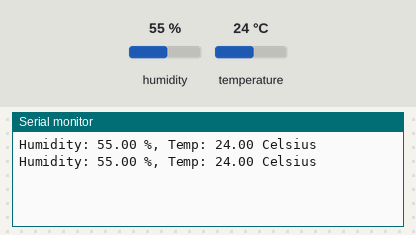
Simulated run of this sketch. Board: ESP8266 (NodeMCU). On the bench: the last lines printed to the serial monitor. Inputs (shaded band) come from the test bench; at power-on: humidity 55 %, temperature 24 °C.

Above: at 14.8 s.
14.9 s: humidity set to 22 %
25.4 s: temperature set to 12 °C
At 27.1 s:
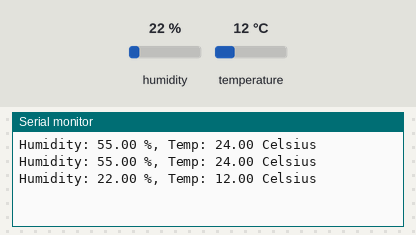
35.9 s: humidity set to 40 %
At 38.8 s:
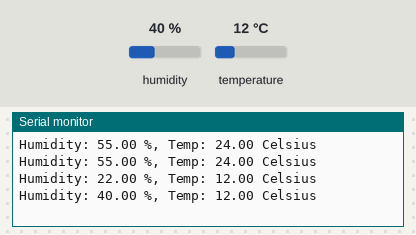
Timing chart, 0 to 40.3 s (numbered marks = the images above; inputs shaded):
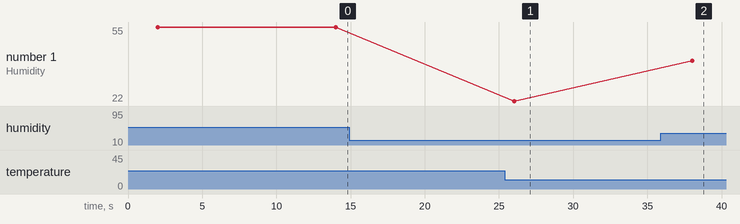

The sketch:

DHT22withESP.ino
```cpp
#include <DHT.h>;

//Constants
#define DHTPIN D2     // what pin we're connected to
#define DHTTYPE DHT22   // DHT 22  (AM2302)
DHT dht(DHTPIN, DHTTYPE); //// Initialize DHT sensor for normal 16mhz Arduino


//Variables
int chk;
float hum;  //Stores humidity value
float temp; //Stores temperature value

void setup()
{
  Serial.begin(115200);
  dht.begin();
}

void loop()
{
    delay(2000);
    //Read data and store it to variables hum and temp
    hum = dht.readHumidity();
    temp= dht.readTemperature();
    //Print temp and humidity values to serial monitor
    Serial.print("Humidity: ");
    Serial.print(hum);
    Serial.print(" %, Temp: ");
    Serial.print(temp);
    Serial.println(" Celsius");
    delay(10000); //Delay 2 sec.
}


//#include "DHTesp.h"
//#ifdef ESP32
//#pragma message(THIS EXAMPLE IS FOR ESP8266 ONLY!)
//#error Select ESP8266 board.
//#endif
//DHTesp dht;
//void setup()
//{
//  Serial.begin(115200);
//  Serial.println();
//  Serial.println("Status\tHumidity (%)\tTemperature (C)");
//  // Autodetect is not working reliable, don't use the following line
//  // dht.setup(17);
//  // use this instead:
//  dht.setup(5, DHTesp::DHT22); // Connect DHT sensor to GPIO 5
//}
//void loop()
//{
//  delay(2000);
//  float humidity = dht.getHumidity();
//  float temperature = dht.getTemperature();
//  Serial.print(dht.getStatusString());
//  Serial.print("\t");
//  Serial.print(humidity, 1);
//  Serial.print("\t\t");
//  Serial.println(temperature, 1);
//}
```

Measured:
- after the input at 25.4 s, the serial monitor: prints a new line after 0.62 s (image 1)
- after the input at 35.9 s, the serial monitor: prints a new line after 2.1 s (image 2)
- plotted number 1: 22 → 40 after the input at 35.9 s
